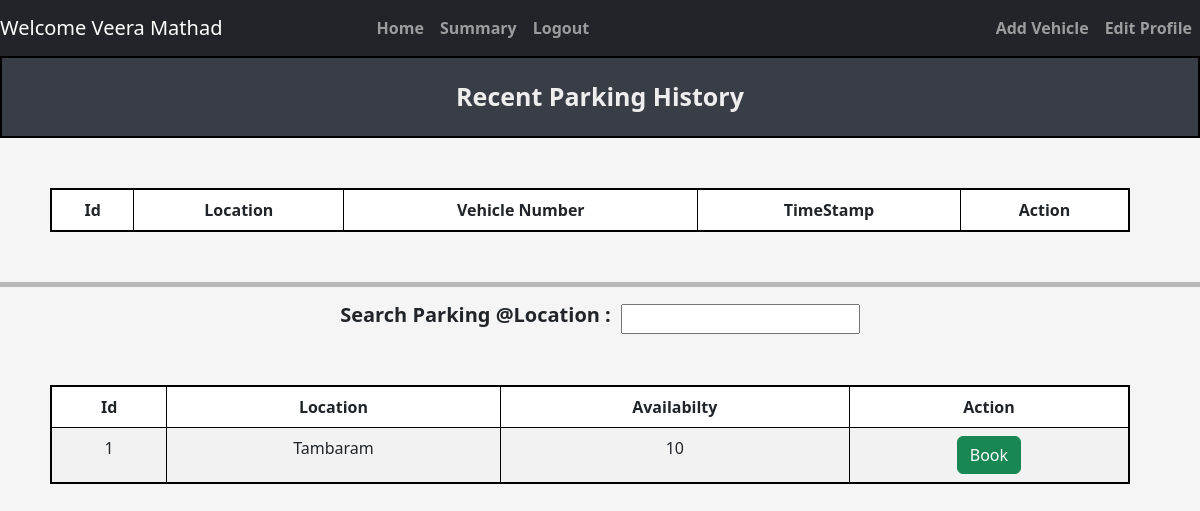
Screenshot of /user/dashboard (signed in) with the database file from the repository.
### tables this page shows
CREATE TABLE ParkingLot (
            lot_id INTEGER PRIMARY KEY AUTOINCREMENT,
            location_name TEXT NOT NULL,
            address TEXT NOT NULL,
            pincode TEXT NOT NULL,
            price INTEGER NOT NULL, 
            maxSpots INTEGER NOT NULL
        );

### controllers/user_controller.py (the view)
@user.route("/user/dashboard",methods = ['GET','POST'])
def dashboard():
    user_id = session['user_id']
    user_parking_data = getReserveParkingSpotData(user_id)
    availability_data = get_availability_data()
    print(user_parking_data)
    print(availability_data)
    return render_template("dashboard/user_dashboard.html",availability_data=availability_data, user_parking_data = user_parking_data)

### models/parking_lot.py (called while the page is built)
def get_availability_data():
    connection = sqlite3.connect(DATABASE_PARKING)
    cur = connection.cursor()
    cur.execute(
            '''
                select
                pl.lot_id,
                pl.address,
                Count(Case WHEN ps.status = 'A' THEN 1 END) As availabilty
                from ParkingLot PL
                Left Join
                ParkingSpots PS ON PL.lot_id = PS.lot_id
                Group By
                PL.lot_id,PL.address
            '''
            )
    result = cur.fetchall()
    connection.commit()
    connection.close()
    return result

def getReserveParkingSpotData(user_id):
    connection = sqlite3.connect(DATABASE_PARKING)
    cur = connection.cursor()
    print(user_id)
    cur.execute('''
                    select rp.spot_id,
                        pl.address AS location_name,
                        rp.vehicle_number,
                        rp.parking_timestamp,
                        ps.status,
                        pl.lot_id
                        from Reserve_Parking_Spot rp
                    JOIN
                        ParkingLot pl on pl.lot_id = rp.lot_id
                    JOIN
                        ParkingSpots ps on rp.spot_id = ps.spot_id AND rp.lot_id = ps.lot_id
                    where
                        rp.user_id = (?)
                ''',(user_id,)
                )
    result = cur.fetchall()
    connection.commit()
    connection.close()
    return result

### templates/dashboard/user_dashboard.html (shortened to what this page needs)
{% extends "navbar.html" %}
{% block content %}
    <div class="title"> Recent Parking History </div>
        <table style="text-align: center;" class="table table-striped table-css table-bordered ">
                <thead>
                    <tr>
                    <th scope="col">Id</th>
                    <th scope="col">Location</th>
                    <th scope="col">Vehicle Number</th>
                    <th scope="col">TimeStamp</th>
                    <th scope="col">Action</th>
                    </tr>
                </thead>
        </table>
        <hr style="height: 5px; background-color: black; border: none;">
        <div class="center-wrapper">
            <div class = "search_location">
                <span>
                    <h5><b>Search Parking @Location :</b></h5>
                    <input type="text" id="searchInput" onkeyup="filterTable()">
                </span>
            </div>
        </div>
        <table id="dataTable" style="text-align: center;" class="table table-striped table-css table-bordered ">
                <thead>
                    <tr>
                        <th scope="col">Id</th>
                        <th scope="col">Location</th>
                        <th scope="col">Availabilty</th>
                        <th scope="col">Action</th>
                    </tr>
                </thead>
                <tbody>
                    {% for lot in availability_data %}
                        <tr>
                            <td scope="row">{{ lot[0] }}</td>
                            <td>{{ lot[1] }}</td>
                            <td>{{ lot[2] }}</td>
                            <td>
                                <form method="POST" action="{{ url_for ('user.bookSpot') }}">
                                    <button type="submit" class="btn btn-success"> Book </button>
                                </form>
                        </tr>
                    {% endfor %}
                </tbody>
            </table>
{% endblock %}

### static/css/style.css (style rules this page uses)
body { background-color: #f5f5f5; justify-content: center; }
.title { background-color: #393E46; border: 2px solid black; text-align: center; padding: 20px; font-weight: bold; font-size: 25px; margin-bottom: 20px; color: #EEEEEE; }
.table-css { margin: 50px; justify-content: center; width: 90vw; border: 2px solid black; }
.search_location span { display: flex; align-items: center; gap: 10px; }
.center-wrapper { display: flex; justify-content: center; align-items: center; }

### rows the page displays
ParkingLot: lot_id "1", address "Tambaram", maxSpots "10"

### other values shown
{{ session.get('name') }} "Veera Mathad"
